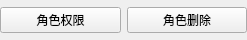
<?xml version="1.0" encoding="UTF-8"?>
<ui version="4.0">
 <class>OperationButton</class>
 <widget class="QWidget" name="OperationButton">
  <property name="geometry">
   <rect>
    <x>0</x>
    <y>0</y>
    <width>247</width>
    <height>40</height>
   </rect>
  </property>
  <property name="windowTitle">
   <string>Form</string>
  </property>
  <layout class="QHBoxLayout" name="horizontalLayout">
   <property name="leftMargin">
    <number>0</number>
   </property>
   <property name="topMargin">
    <number>0</number>
   </property>
   <property name="rightMargin">
    <number>0</number>
   </property>
   <property name="bottomMargin">
    <number>0</number>
   </property>
   <item>
    <widget class="QPushButton" name="permission">
     <property name="text">
      <string>角色权限</string>
     </property>
    </widget>
   </item>
   <item>
    <widget class="QPushButton" name="cancal">
     <property name="text">
      <string>角色删除</string>
     </property>
    </widget>
   </item>
  </layout>
 </widget>
 <resources/>
 <connections/>
</ui>
